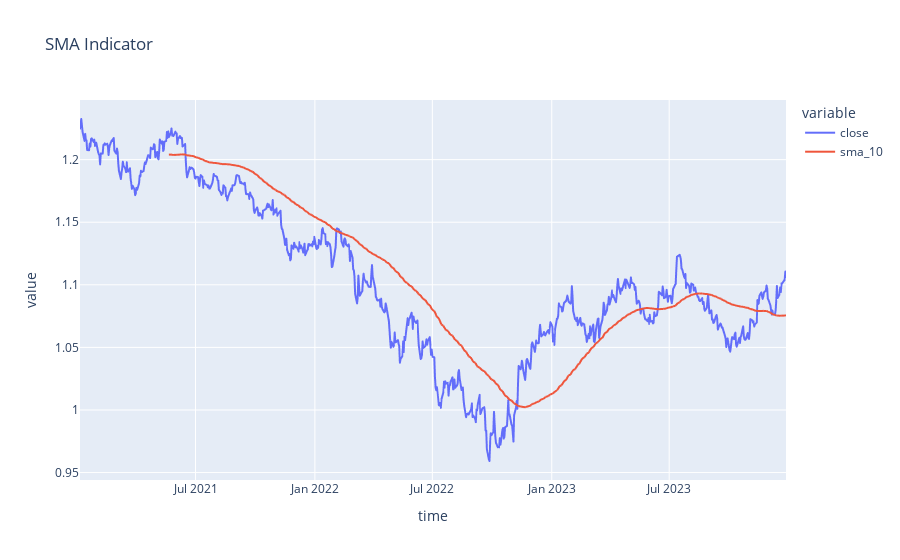

The notebook cell saved with this chart:
### Markdown cell above
---

# 1. Simple Moving Average (SMA)
The Simple Moving Average is one of the widest used indicators amongst traders. It is used to determine trends in the market and to filter out noise. It is calculated by taking the average prices for a specific period.

**In this example, we will calculate the Simple Moving Average with the Period of 10 last values.**

### Code cell
sma_period = 100  # defining the sma period to 10

# calculating sma in pandas using df.rolling().mean() applied on the close price
# rolling() defines the window for the period where sma_period is passed
# mean() calculates the average value
df['sma_10'] = df['close'].rolling(sma_period).mean()

# Markdown description and resulting column
display(Markdown('### Notice as we have NaN values in the beginning as we require at least 10 values to calculate the SMA'))
display(df[['time', 'close', 'sma_10']])

# plotting the SMA
fig_sma = px.line(df, x='time', y=['close', 'sma_10'], title='SMA Indicator')  # to plot SMA, add it to the y parameter
display(fig_sma)

### Figure 1 — Plotly figure (JSON) as saved in the notebook; plotly's stock layout.template omitted (floating-point values rounded to 4 significant figures; data arrays with more than 128 entries replaced by an {"elided": "..."} marker saying what was removed)
{"data": [{"hovertemplate": "variable=close<br>time=%{x}<br>value=%{y}<extra></extra>", "legendgroup": "close", "line": {"color": "#636efa", "dash": "solid"}, "marker": {"symbol": "circle"}, "mode": "lines", "name": "close", "showlegend": true, "type": "scattergl", "x": {"elided": "778 str values"}, "xaxis": "x", "y": {"elided": "778 float values"}, "yaxis": "y"}, {"hovertemplate": "variable=sma_10<br>time=%{x}<br>value=%{y}<extra></extra>", "legendgroup": "sma_10", "line": {"color": "#EF553B", "dash": "solid"}, "marker": {"symbol": "circle"}, "mode": "lines", "name": "sma_10", "showlegend": true, "type": "scattergl", "x": {"elided": "778 str values"}, "xaxis": "x", "y": {"elided": "778 float values"}, "yaxis": "y"}], "layout": {"legend": {"title": {"text": "variable"}, "tracegroupgap": 0}, "title": {"text": "SMA Indicator"}, "xaxis": {"anchor": "y", "domain": [0, 1], "title": {"text": "time"}}, "yaxis": {"anchor": "x", "domain": [0, 1], "title": {"text": "value"}}}}
